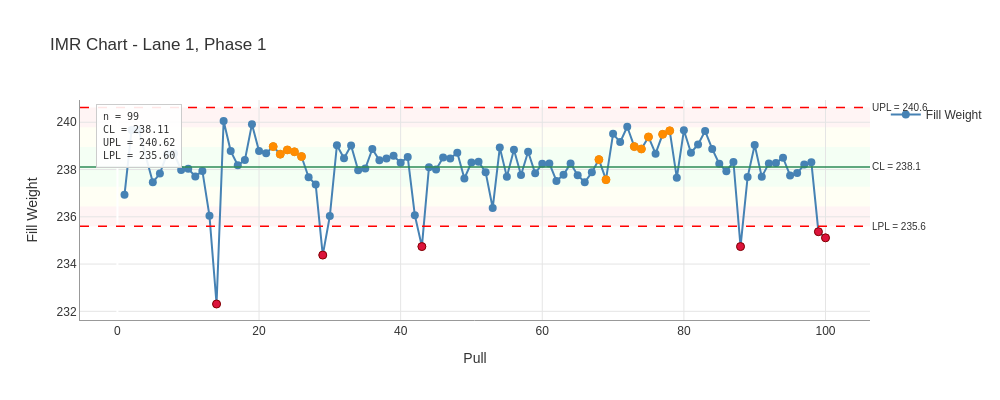

The notebook cell this image was saved under:
### Code cell
# Plot a single stratum in detail
# Chart names are "lane_phase" format
fig = result_imr.plot(
    chart='1_1',
    show_zones=True,
    show_stats=True,
    show_rules=True,
    title='IMR Chart - Lane 1, Phase 1'
)
fig.show()

### Figure 1 — Plotly figure (JSON) as saved in the notebook; plotly's stock layout.template omitted (floating-point values rounded to 4 significant figures)
{"data": [{"hovertemplate": "%{x}<br>%{y:.3f}<extra></extra>", "line": {"color": "steelblue", "width": 2.0}, "marker": {"color": "steelblue", "size": 8}, "mode": "lines+markers", "name": "Fill Weight", "type": "scatter", "x": [1, 2, 3, 5, 6, 7, 8, 9, 10, 11, 12, 13, 14, 15, 16, 17, 18, 19, 20, 21, 22, 23, 24, 25, 26, 27, 28, 29, 30, 31, 32, 33, 34, 35, 36, 37, 38, 39, 40, 41, 42, 43, 44, 45, 46, 47, 48, 49, 50, 51, 52, 53, 54, 55, 56, 57, 58, 59, 60, 61, 62, 63, 64, 65, 66, 67, 68, 69, 70, 71, 72, 73, 74, 75, 76, 77, 78, 79, 80, 81, 82, 83, 84, 85, 86, 87, 88, 89, 90, 91, 92, 93, 94, 95, 96, 97, 98, 99, 100], "y": [236.9, 239.7, 239.7, 237.5, 237.8, 238.7, 238.7, 238.0, 238.0, 237.7, 237.9, 236.0, 232.3, 240.1, 238.8, 238.2, 238.4, 239.9, 238.8, 238.7, 239.0, 238.7, 238.8, 238.8, 238.6, 237.7, 237.4, 234.4, 236.0, 239.0, 238.5, 239.0, 238.0, 238.0, 238.9, 238.4, 238.5, 238.6, 238.3, 238.5, 236.1, 234.7, 238.1, 238.0, 238.5, 238.5, 238.7, 237.6, 238.3, 238.3, 237.9, 236.4, 238.9, 237.7, 238.8, 237.8, 238.8, 237.8, 238.2, 238.3, 237.5, 237.8, 238.3, 237.8, 237.5, 237.9, 238.4, 237.6, 239.5, 239.2, 239.8, 239.0, 238.9, 239.4, 238.7, 239.5, 239.6, 237.7, 239.7, 238.7, 239.1, 239.6, 238.9, 238.2, 237.9, 238.3, 234.7, 237.7, 239.0, 237.7, 238.3, 238.3, 238.5, 237.8, 237.8, 238.2, 238.3, 235.4, 235.1]}, {"hovertemplate": "Out of Control<br>%{x}<br>%{y:.3f}<extra></extra>", "marker": {"color": "#DC143C", "line": {"color": "#8B0000", "width": 1.0}, "size": 8, "symbol": "circle"}, "mode": "markers", "name": "Out of Control", "showlegend": false, "type": "scatter", "x": [14, 29, 43, 88, 99, 100], "y": [232.3, 234.4, 234.7, 234.7, 235.4, 235.1]}, {"hoverinfo": "text", "hovertext": ["Rule violations:<br>8+ same side<br>Value: 238.970", "Rule violations:<br>8+ same side<br>Value: 238.650", "Rule violations:<br>8+ same side<br>Value: 238.830", "Rule violations:<br>8+ same side<br>Value: 238.750", "Rule violations:<br>8+ same side<br>Value: 238.550", "Rule violations:<br>In Zone C<br>Value: 238.420", "Rule violations:<br>In Zone C<br>Value: 237.570", "Rule violations:<br>4 of 5 in Zone B+<br>Value: 238.970", "Rule violations:<br>4 of 5 in Zone B+<br>Value: 238.870", "Rule violations:<br>4 of 5 in Zone B+<br>Value: 239.380", "Rule violations:<br>8+ same side<br>Value: 239.490", "Rule violations:<br>8+ same side<br>Value: 239.640"], "marker": {"color": "#FF8C00", "line": {"color": "darkorange", "width": 1}, "size": 8, "symbol": "circle"}, "mode": "markers", "name": "Pattern Signals", "showlegend": false, "type": "scatter", "x": [22, 23, 24, 25, 26, 68, 69, 73, 74, 75, 77, 78], "y": [239.0, 238.7, 238.8, 238.8, 238.6, 238.4, 237.6, 239.0, 238.9, 239.4, 239.5, 239.6]}], "layout": {"annotations": [{"font": {"size": 10}, "showarrow": false, "text": "UPL = 240.6", "x": 1, "xanchor": "left", "xref": "x domain", "y": 240.6, "yanchor": "middle", "yref": "y"}, {"font": {"size": 10}, "showarrow": false, "text": "LPL = 235.6", "x": 1, "xanchor": "left", "xref": "x domain", "y": 235.6, "yanchor": "middle", "yref": "y"}, {"font": {"size": 10}, "showarrow": false, "text": "CL = 238.1", "x": 1, "xanchor": "left", "xref": "x domain", "y": 238.1, "yanchor": "middle", "yref": "y"}, {"align": "left", "bgcolor": "rgba(255, 255, 255, 0.9)", "bordercolor": "#CCCCCC", "borderpad": 6, "borderwidth": 1, "font": {"color": "#333333", "family": "monospace", "size": 10}, "showarrow": false, "text": "n = 99<br>CL = 238.11<br>UPL = 240.62<br>LPL = 235.60", "x": 0.02, "xanchor": "left", "xref": "paper", "y": 0.98, "yanchor": "top", "yref": "paper"}], "font": {"color": "#333333", "family": "Arial, sans-serif", "size": 12}, "height": 400, "hovermode": "x unified", "paper_bgcolor": "white", "plot_bgcolor": "white", "shapes": [{"fillcolor": "#B3FFB3", "layer": "below", "line": {"width": 0}, "opacity": 0.15, "type": "rect", "x0": 0, "x1": 1, "xref": "x domain", "y0": 237.3, "y1": 238.9, "yref": "y"}, {"fillcolor": "#FFFFB3", "layer": "below", "line": {"width": 0}, "opacity": 0.15, "type": "rect", "x0": 0, "x1": 1, "xref": "x domain", "y0": 238.9, "y1": 239.8, "yref": "y"}, {"fillcolor": "#FFFFB3", "layer": "below", "line": {"width": 0}, "opacity": 0.15, "type": "rect", "x0": 0, "x1": 1, "xref": "x domain", "y0": 236.4, "y1": 237.3, "yref": "y"}, {"fillcolor": "#FFB3B3", "layer": "below", "line": {"width": 0}, "opacity": 0.15, "type": "rect", "x0": 0, "x1": 1, "xref": "x domain", "y0": 239.8, "y1": 240.6, "yref": "y"}, {"fillcolor": "#FFB3B3", "layer": "below", "line": {"width": 0}, "opacity": 0.15, "type": "rect", "x0": 0, "x1": 1, "xref": "x domain", "y0": 235.6, "y1": 236.4, "yref": "y"}, {"line": {"color": "red", "dash": "dash", "width": 1.5}, "type": "line", "x0": 0, "x1": 1, "xref": "x domain", "y0": 240.6, "y1": 240.6, "yref": "y"}, {"line": {"color": "red", "dash": "dash", "width": 1.5}, "type": "line", "x0": 0, "x1": 1, "xref": "x domain", "y0": 235.6, "y1": 235.6, "yref": "y"}, {"line": {"color": "#2E8B57", "width": 1.5}, "type": "line", "x0": 0, "x1": 1, "xref": "x domain", "y0": 238.1, "y1": 238.1, "yref": "y"}], "showlegend": true, "title": {"text": "IMR Chart - Lane 1, Phase 1"}, "width": 1000, "xaxis": {"gridcolor": "#E5E5E5", "gridwidth": 1.0, "linecolor": "#999999", "linewidth": 1.0, "showgrid": true, "showline": true, "title": {"text": "Pull"}}, "yaxis": {"gridcolor": "#E5E5E5", "gridwidth": 1.0, "linecolor": "#999999", "linewidth": 1.0, "showgrid": true, "showline": true, "title": {"text": "Fill Weight"}}}}
